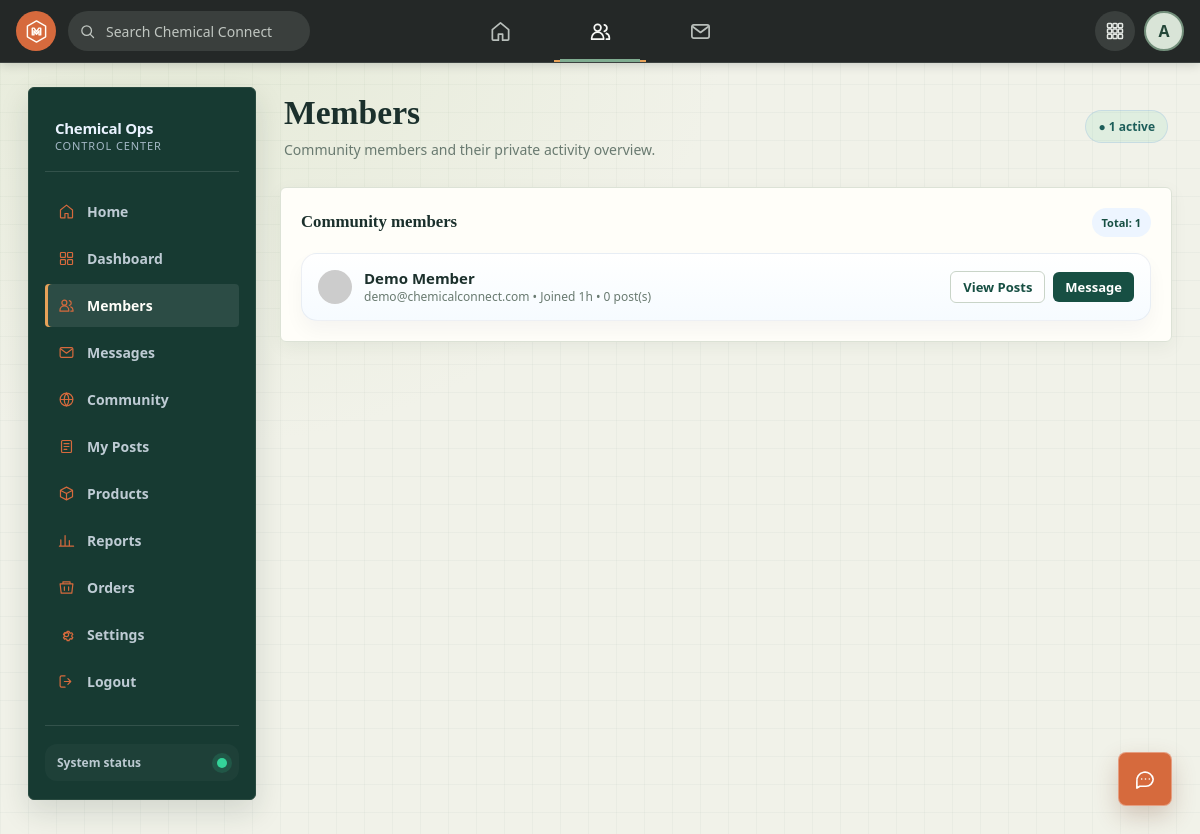
The page /admin/users.php (signed in) on the database its author committed.
### tables this page shows
CREATE TABLE users (
  id          INT AUTO_INCREMENT PRIMARY KEY,
  name        VARCHAR(100)  NOT NULL,
  email       VARCHAR(150)  NOT NULL UNIQUE,
  password    VARCHAR(255)  NOT NULL,
  role        ENUM('admin','user') NOT NULL DEFAULT 'user',
  avatar      VARCHAR(255)  DEFAULT NULL,
  cover_photo VARCHAR(255)  DEFAULT NULL,
  status      ENUM('active','blocked') NOT NULL DEFAULT 'active',
  created_at  TIMESTAMP     NOT NULL DEFAULT CURRENT_TIMESTAMP
);

### includes/functions.php (called while the page is built, shortened)
<?php
function e($str): string
{
    return htmlspecialchars((string)$str, ENT_QUOTES, 'UTF-8');
}
function timeAgo(string $datetime): string
{
    $timestamp = strtotime($datetime);
    $diff = time() - $timestamp;
    if ($diff < 86400) return floor($diff / 3600) . 'h';
    return date('M j, Y', $timestamp);
}
    ?>

### admin/users.php (the view, shortened to what this page needs)
<?php
require_once __DIR__ . '/../includes/init.php';
$stmt = $pdo->query("
    SELECT u.*,
           (SELECT COUNT(*) FROM user_posts up WHERE up.user_id = u.id)
           + (SELECT COUNT(*) FROM admin_posts ap WHERE ap.admin_id = u.id) AS post_count
    FROM users u
    WHERE u.role = 'user'
    ORDER BY u.created_at DESC
");
$members = $stmt->fetchAll();
require __DIR__ . '/../includes/header.php';
require __DIR__ . '/../includes/navbar.php';
?>
<div class="admin-shell">
  <aside class="admin-sidebar">
    <div class="admin-brand">
      <div>
        <strong>Chemical Ops</strong>
        <span>Control center</span>
      </div>
    </div>
    <nav class="admin-nav">
      <a class="admin-nav-item" href="dashboard.php"><span class="icon" aria-hidden="true"><svg viewBox="0 0 24 24"><path d="m3.5 10 8.5-7 8.5 7v10a1 1 0 0 1-1 1h-5.3v-6.2h-4.4V21H4.5a1 1 0 0 1-1-1z"/></svg></span> Home</a>
      <a class="admin-nav-item" href="dashboard.php"><span class="icon" aria-hidden="true"><svg viewBox="0 0 24 24"><rect x="3.5" y="3.5" width="7" height="7" rx="1"/><rect x="13.5" y="3.5" width="7" height="7" rx="1"/><rect x="3.5" y="13.5" width="7" height="7" rx="1"/><rect x="13.5" y="13.5" width="7" height="7" rx="1"/></svg></span> Dashboard</a>
      <a class="admin-nav-item active" href="users.php"><span class="icon" aria-hidden="true"><svg viewBox="0 0 24 24"><circle cx="9" cy="8" r="3.5"/><path d="M2.8 20v-1.2a6.2 6.2 0 0 1 12.4 0V20zM16 5a3.5 3.5 0 0 1 0 6.8M18 14a4.8 4.8 0 0 1 3.2 4.6V20h-3"/></svg></span> Members</a>
      <a class="admin-nav-item" href="messages.php"><span class="icon" aria-hidden="true"><svg viewBox="0 0 24 24"><rect x="3" y="5" width="18" height="14" rx="2"/><path d="m4 7 8 6 8-6"/></svg></span> Messages</a>
      <a class="admin-nav-item" href="../index.php"><span class="icon" aria-hidden="true"><svg viewBox="0 0 24 24"><circle cx="12" cy="12" r="9"/><path d="M3.5 12h17M12 3a14 14 0 0 1 0 18M12 3a14 14 0 0 0 0 18"/></svg></span> Community</a>
      <a class="admin-nav-item" href="../my_posts.php"><span class="icon" aria-hidden="true"><svg viewBox="0 0 24 24"><rect x="5" y="3.5" width="14" height="17" rx="1.5"/><path d="M8.5 8h7M8.5 12h7M8.5 16h4"/></svg></span> My Posts</a>
      <a class="admin-nav-item" href="products.php"><span class="icon" aria-hidden="true"><svg viewBox="0 0 24 24"><path d="m12 3 8.5 4.5v9L12 21l-8.5-4.5v-9zM3.8 7.7 12 12l8.2-4.3M12 12v9"/></svg></span> Products</a>
      <a class="admin-nav-item" href="users.php"><span class="icon" aria-hidden="true"><svg viewBox="0 0 24 24"><path d="M4 20V11M10 20V5M16 20v-8M22 20H2"/></svg></span> Reports</a>
      <a class="admin-nav-item" href="users.php"><span class="icon" aria-hidden="true"><svg viewBox="0 0 24 24"><path d="M3 7h18l-1.5 13h-15zM7 7V4h10v3M9 11v5M15 11v5"/></svg></span> Orders</a>
      <a class="admin-nav-item" href="users.php"><span class="icon" aria-hidden="true"><svg viewBox="0 0 24 24"><circle cx="12" cy="12" r="3"/><path d="m19.4 15 .1.1 1.4 1.1-1.4 2.4-1.7-.7a8 8 0 0 1-1.8 1l-.3 1.8h-2.8l-.3-1.8a8 8 0 0 1-1.8-1l-1.7.7-1.4-2.4 1.4-1.1a7 7 0 0 1 0-2l-1.4-1.1 1.4-2.4 1.7.7a8 8 0 0 1 1.8-1l.3-1.8h2.8l.3 1.8a8 8 0 0 1 1.8 1l1.7-.7 1.4 2.4-1.4 1.1a7 7 0 0 1 0 2z"/></svg></span> Settings</a>
      <a class="admin-nav-item" href="../logout.php"><span class="icon" aria-hidden="true"><svg viewBox="0 0 24 24"><path d="M10 4H5a2 2 0 0 0-2 2v12a2 2 0 0 0 2 2h5M14 16l4-4-4-4M18 12H9"/></svg></span> Logout</a>
    </nav>
    <div class="admin-sidebar-footer">
      <div class="system-badge">
        <span>System status</span>
        <span class="indicator"></span>
      </div>
    </div>
  </aside>
  <main class="admin-main">
    <div class="dashboard-header">
      <div>
        <h1>Members</h1>
        <p>Community members and their private activity overview.</p>
      </div>
      <div class="header-badges">
        <span class="soft-pill success">● <?php echo count($members); ?> active</span>
      </div>
    </div>
    <section class="panel members-panel">
      <div class="panel-header">
        <h3>Community members</h3>
        <span class="panel-tag">Total: <?php echo count($members); ?></span>
      </div>
      <?php if (empty($members)): ?>
        <div class="empty-state"><div class="icon">👥</div>No members have signed up yet.</div>
      <?php else: ?>
        <div class="member-list">
          <?php foreach ($members as $m): ?>
            <div class="user-list-item">
              <img class="avatar" src="https://api.dicebear.com/7.x/initials/svg?seed=<?php echo urlencode($m['name']); ?>&backgroundColor=1d5aa8" alt="">
              <div class="info">
                <div class="uname"><?php echo e($m['name']); ?>
                </div>
                <div class="uemail"><?php echo e($m['email']); ?> &bull; Joined <?php echo timeAgo($m['created_at']); ?> &bull; <?php echo (int)$m['post_count']; ?> post(s)</div>
              </div>
              <div class="member-actions">
                <a class="btn btn-sm btn-outline" href="user_detail.php?id=<?php echo $m['id']; ?>">View Posts</a>
                <a class="btn btn-sm btn-primary" href="messages.php?with=<?php echo $m['id']; ?>">Message</a>
              </div>
            </div>
          <?php endforeach; ?>
        </div>
      <?php endif; ?>
    </section>
  </main>
</div>
<?php require __DIR__ . '/../includes/footer.php'; ?>

### rows shown on the page
users: name "Demo Member", email "demo@chemicalconnect.com", created_at "1h", post_count "0"

### other values the page prints
substr(currentUserName(), 0, 1) "A"
count($members) "1"
